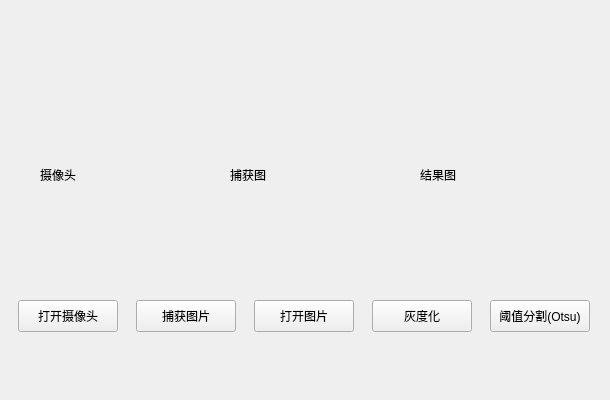
<?xml version="1.0" encoding="UTF-8"?>
<ui version="4.0">
 <class>Widget</class>
 <widget class="QWidget" name="Widget">
  <property name="geometry">
   <rect>
    <x>0</x>
    <y>0</y>
    <width>610</width>
    <height>400</height>
   </rect>
  </property>
  <property name="windowTitle">
   <string>Widget</string>
  </property>
  <widget class="QPushButton" name="btnOpenCamera">
   <property name="geometry">
    <rect>
     <x>18</x>
     <y>300</y>
     <width>100</width>
     <height>32</height>
    </rect>
   </property>
   <property name="text">
    <string>打开摄像头</string>
   </property>
  </widget>
  <widget class="QPushButton" name="btnCapture">
   <property name="geometry">
    <rect>
     <x>136</x>
     <y>300</y>
     <width>100</width>
     <height>32</height>
    </rect>
   </property>
   <property name="text">
    <string>捕获图片</string>
   </property>
  </widget>
  <widget class="QLabel" name="labelCamera">
   <property name="geometry">
    <rect>
     <x>40</x>
     <y>100</y>
     <width>150</width>
     <height>150</height>
    </rect>
   </property>
   <property name="text">
    <string>摄像头</string>
   </property>
  </widget>
  <widget class="QLabel" name="labelCapture">
   <property name="geometry">
    <rect>
     <x>230</x>
     <y>100</y>
     <width>150</width>
     <height>150</height>
    </rect>
   </property>
   <property name="text">
    <string>捕获图</string>
   </property>
  </widget>
  <widget class="QLabel" name="labelResult">
   <property name="geometry">
    <rect>
     <x>420</x>
     <y>100</y>
     <width>150</width>
     <height>150</height>
    </rect>
   </property>
   <property name="text">
    <string>结果图</string>
   </property>
  </widget>
  <widget class="QPushButton" name="btnGray">
   <property name="geometry">
    <rect>
     <x>372</x>
     <y>300</y>
     <width>100</width>
     <height>32</height>
    </rect>
   </property>
   <property name="text">
    <string>灰度化</string>
   </property>
  </widget>
  <widget class="QPushButton" name="btnReadImage">
   <property name="geometry">
    <rect>
     <x>254</x>
     <y>300</y>
     <width>100</width>
     <height>32</height>
    </rect>
   </property>
   <property name="text">
    <string>打开图片</string>
   </property>
  </widget>
  <widget class="QPushButton" name="btnThreshold">
   <property name="geometry">
    <rect>
     <x>490</x>
     <y>300</y>
     <width>100</width>
     <height>32</height>
    </rect>
   </property>
   <property name="text">
    <string>阈值分割(Otsu)</string>
   </property>
  </widget>
 </widget>
 <resources/>
 <connections>
  <connection>
   <sender>btnCapture</sender>
   <signal>clicked()</signal>
   <receiver>Widget</receiver>
   <slot>btnCapture_Clicked()</slot>
   <hints>
    <hint type="sourcelabel">
     <x>183</x>
     <y>316</y>
    </hint>
    <hint type="destinationlabel">
     <x>183</x>
     <y>352</y>
    </hint>
   </hints>
  </connection>
  <connection>
   <sender>btnOpenCamera</sender>
   <signal>clicked()</signal>
   <receiver>Widget</receiver>
   <slot>btnOpenCamera_Clicked()</slot>
   <hints>
    <hint type="sourcelabel">
     <x>66</x>
     <y>320</y>
    </hint>
    <hint type="destinationlabel">
     <x>67</x>
     <y>333</y>
    </hint>
   </hints>
  </connection>
  <connection>
   <sender>btnReadImage</sender>
   <signal>clicked()</signal>
   <receiver>Widget</receiver>
   <slot>btnReadImage_Clicked()</slot>
   <hints>
    <hint type="sourcelabel">
     <x>301</x>
     <y>329</y>
    </hint>
    <hint type="destinationlabel">
     <x>302</x>
     <y>347</y>
    </hint>
   </hints>
  </connection>
  <connection>
   <sender>btnGray</sender>
   <signal>clicked()</signal>
   <receiver>Widget</receiver>
   <slot>btnGray_Clicked()</slot>
   <hints>
    <hint type="sourcelabel">
     <x>422</x>
     <y>321</y>
    </hint>
    <hint type="destinationlabel">
     <x>424</x>
     <y>356</y>
    </hint>
   </hints>
  </connection>
  <connection>
   <sender>btnThreshold</sender>
   <signal>clicked()</signal>
   <receiver>Widget</receiver>
   <slot>btnThreshold_Clicked()</slot>
   <hints>
    <hint type="sourcelabel">
     <x>537</x>
     <y>320</y>
    </hint>
    <hint type="destinationlabel">
     <x>538</x>
     <y>344</y>
    </hint>
   </hints>
  </connection>
 </connections>
 <slots>
  <slot>btnOpenCamera_Clicked()</slot>
  <slot>btnCapture_Clicked()</slot>
  <slot>btnReadImage_Clicked()</slot>
  <slot>btnGray_Clicked()</slot>
  <slot>btnThreshold_Clicked()</slot>
 </slots>
</ui>
